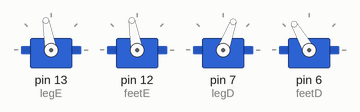
This sketch was run on a simulated Arduino Uno, built with avr-gcc and run on an emulated ATmega328P. Parts: 4 × servo.

Above: at 0.05 s.
At 0.3 s:
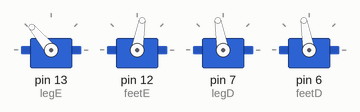
At 0.45 s:
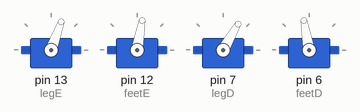
At 0.6 s:
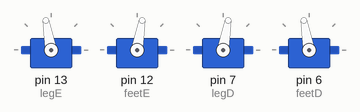
Timing chart, 0 to 3.0 s (numbered marks = the images above):
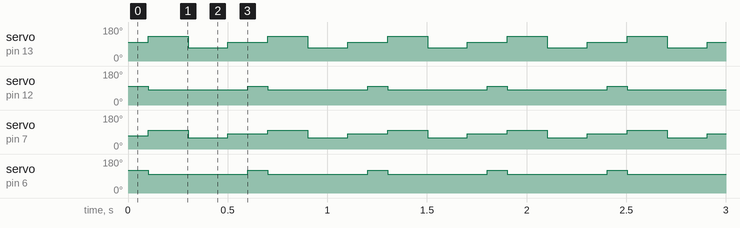

The sketch:

bob_apresentac_a_o.ino
```cpp
// (licence header left out)
// THE SOFTWARE IS PROVIDED "AS IS", WITHOUT WARRANTY OF ANY KIND, EXPRESS OR
// IMPLIED, INCLUDING BUT NOT LIMITED TO THE WARRANTIES OF MERCHANTABILITY,
// FITNESS FOR A PARTICULAR PURPOSE AND NONINFRINGEMENT. IN NO EVENT SHALL THE
// AUTHORS OR COPYRIGHT HOLDERS BE LIABLE FOR ANY CLAIM, DAMAGES OR OTHER
// LIABILITY, WHETHER IN AN ACTION OF CONTRACT, TORT OR OTHERWISE, ARISING FROM,
// OUT OF OR IN CONNECTION WITH THE SOFTWARE OR THE USE OR OTHER DEALINGS IN THE
// SOFTWARE.

#include <Servo.h>

Servo legE;
Servo feetE;
Servo legD;
Servo feetD;

int tempo = 10;


void setup() {

  legE.attach(13);
  feetE.attach(12);
  legD.attach(7);
  feetD.attach(6);

// posições de equilibrio
  int legD_deg=70;
  int legE_deg=100;
  int feetD_deg=100;
  int feetE_deg=80;

  legD.write(legD_deg);
  legE.write(legE_deg);
  feetD.write(feetD_deg);
  feetE.write(feetE_deg);

}


void loop(){

  feetD.write(120);
  feetE.write(100);
  delay(100);
  feetD.write(100);
  feetE.write(80);
  danca();


}

void danca(){

  legD.write(100); //passa de 80 para 60
  legE.write(130);

  delay (100);

  legD.write(100); //passa de 80 para 100
  legE.write(130); //passa de 100 para 130

  delay (100);

  legD.write(60); //passa de 80 para 60
  legE.write(70);

  delay (100);

  legD.write(60); //passa de 80 para 60
  legE.write(70);

  delay (100);

  legD.write(80);
  legE.write(100);

  delay (100);
}
```

Measured:
- by itself, servo on pin 13 (legE): repeats every 0.60 s: 70° 0.20 s, 100° 0.20 s, 130° 0.20 s
- by itself, servo on pin 12 (feetE): alternates 100° for 0.10 s and 80° for 0.50 s
- by itself, servo on pin 7 (legD): repeats every 0.60 s: 60° 0.20 s, 80° 0.20 s, 100° 0.20 s
- by itself, servo on pin 6 (feetD): alternates 120° for 0.10 s and 100° for 0.50 s
